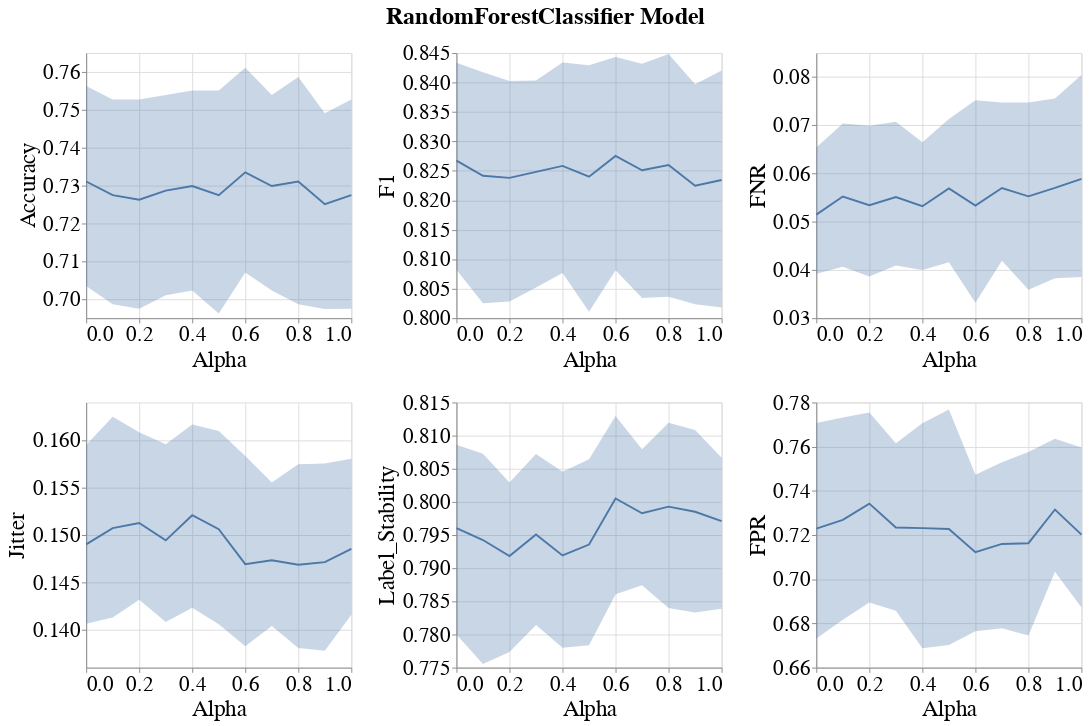

The code cell stored with this chart in its notebook:
### Markdown cell above
### Line band plots for subgroup metrics

### Code cell
visualizer.create_subgroup_metrics_line_band_plot(model_name=MODEL_NAMES[0],
                                                  subgroup_metrics=['Accuracy', 'F1', 'FNR', 'Jitter', 'Label_Stability', 'FPR'])
